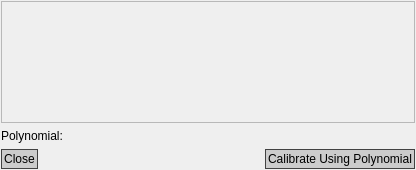
<?xml version="1.0" encoding="UTF-8"?>
<ui version="4.0">
 <class>MainWindow</class>
 <widget class="QMainWindow" name="MainWindow">
  <property name="geometry">
   <rect>
    <x>0</x>
    <y>0</y>
    <width>416</width>
    <height>170</height>
   </rect>
  </property>
  <property name="windowTitle">
   <string>Calibration Datapoints</string>
  </property>
  <property name="styleSheet">
   <string notr="true">QCheckBox,QPushButton{border:1px solid #424242; padding:2px;color:#000000;background:#CCC;}
QCheckBox:hover,QPushButton:hover{background:rgb(26, 177, 191) ; color:white; border-color:#FFFFFF;}
QPushButton::disabled{background:#333333 ; color:black;}
#countLabel{border:1px solid green; padding:0px;color:#FFF;background:rgba(0,0,0,0);}
/*#calibrationButton{border:0px none; padding:0px;color:#FFF;background:rgba(0,0,0,0);}*/
QPushButton,QPushButton{min-height24px; min-width:30px;}  
</string>
  </property>
  <widget class="QWidget" name="centralwidget">
   <layout class="QGridLayout" name="gridLayout">
    <property name="margin">
     <number>1</number>
    </property>
    <item row="2" column="1">
     <spacer name="horizontalSpacer">
      <property name="orientation">
       <enum>Qt::Horizontal</enum>
      </property>
      <property name="sizeHint" stdset="0">
       <size>
        <width>40</width>
        <height>20</height>
       </size>
      </property>
     </spacer>
    </item>
    <item row="0" column="0" colspan="3">
     <widget class="QFrame" name="frame_2">
      <property name="frameShape">
       <enum>QFrame::StyledPanel</enum>
      </property>
      <property name="frameShadow">
       <enum>QFrame::Raised</enum>
      </property>
      <layout class="QVBoxLayout" name="widgetLayout">
       <property name="spacing">
        <number>3</number>
       </property>
       <property name="margin">
        <number>0</number>
       </property>
      </layout>
     </widget>
    </item>
    <item row="2" column="2">
     <widget class="QPushButton" name="pushButton_2">
      <property name="text">
       <string>Calibrate Using Polynomial</string>
      </property>
     </widget>
    </item>
    <item row="2" column="0">
     <widget class="QPushButton" name="pushButton">
      <property name="text">
       <string>Close</string>
      </property>
     </widget>
    </item>
    <item row="1" column="0" colspan="3">
     <widget class="QLabel" name="polyLabel">
      <property name="sizePolicy">
       <sizepolicy hsizetype="Preferred" vsizetype="Maximum">
        <horstretch>0</horstretch>
        <verstretch>0</verstretch>
       </sizepolicy>
      </property>
      <property name="text">
       <string>Polynomial:</string>
      </property>
     </widget>
    </item>
   </layout>
  </widget>
 </widget>
 <resources/>
 <connections>
  <connection>
   <sender>pushButton</sender>
   <signal>clicked()</signal>
   <receiver>MainWindow</receiver>
   <slot>close()</slot>
   <hints>
    <hint type="sourcelabel">
     <x>45</x>
     <y>160</y>
    </hint>
    <hint type="destinationlabel">
     <x>341</x>
     <y>161</y>
    </hint>
   </hints>
  </connection>
  <connection>
   <sender>pushButton_2</sender>
   <signal>clicked()</signal>
   <receiver>MainWindow</receiver>
   <slot>reloadCalibration()</slot>
   <hints>
    <hint type="sourcelabel">
     <x>359</x>
     <y>145</y>
    </hint>
    <hint type="destinationlabel">
     <x>427</x>
     <y>143</y>
    </hint>
   </hints>
  </connection>
 </connections>
 <slots>
  <slot>reloadCalibration()</slot>
 </slots>
</ui>
